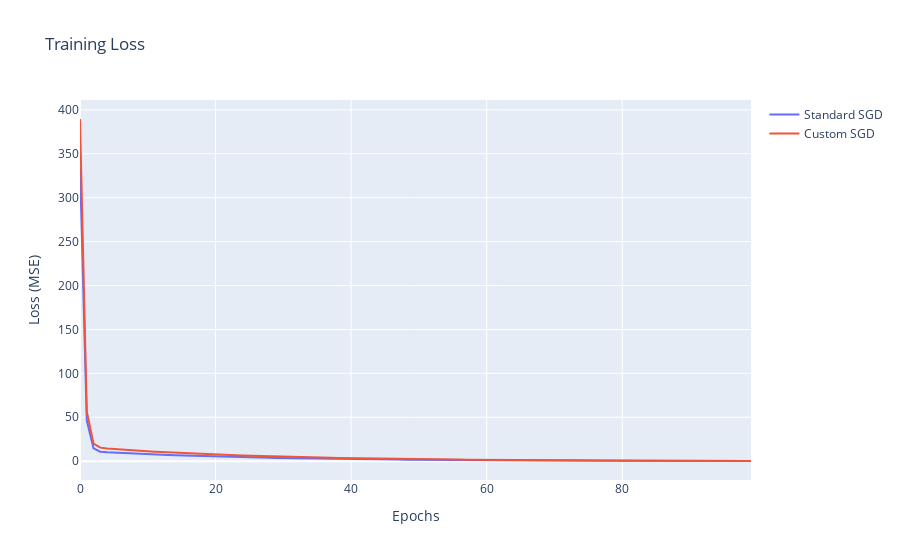

The cell this chart's notebook holds for it:
### Code cell
# Visualize the training loss for both models using Plotly
fig = go.Figure()

# Add traces for both models
fig.add_trace(go.Scatter(x=np.arange(len(loss_standard)), y=loss_standard, mode='lines', name='Standard SGD'))
fig.add_trace(go.Scatter(x=np.arange(len(loss_custom)), y=loss_custom, mode='lines', name='Custom SGD'))

# Customize the layout
fig.update_layout(
    title="Training Loss",
    xaxis=dict(title="Epochs"),
    yaxis=dict(title="Loss (MSE)"),
    showlegend=True
)

# Show the plot
fig.show()
